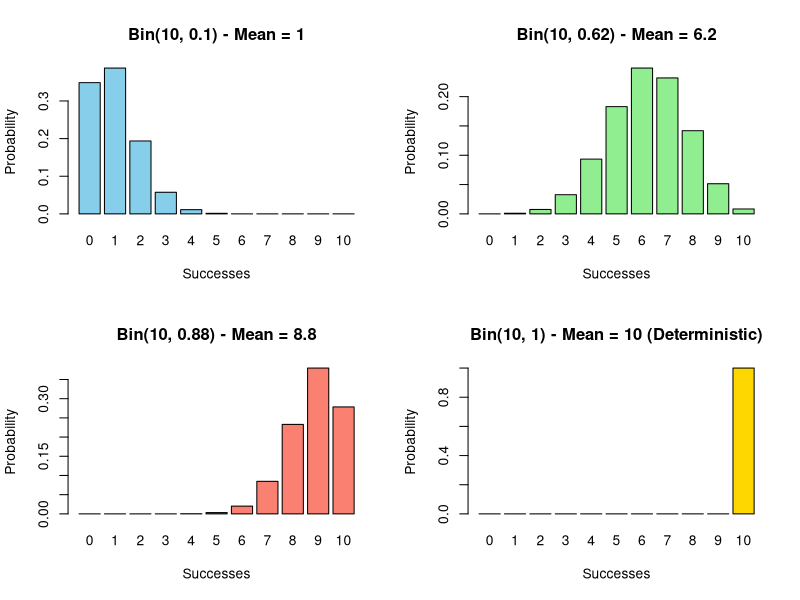
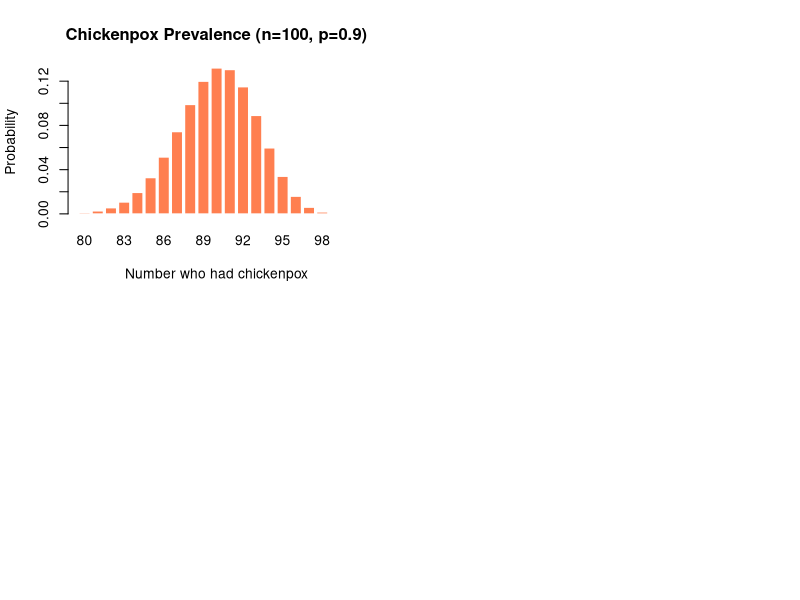

These charts were generated, in order, by the following R code:
##########################################################
# Math/DA 314/514 - Probability Exercise
# Binomial Distributions & Random Graph Theory
# Author: Aaron Kapamba
# Date: 2025
#
# Topics: Binomial probability, random sampling, 
#         network theory applications
##########################################################

# ========================================================
# PART 1: Basic Probability in R
# ========================================================

# Flipping 10 fair coins
S <- c("T","H")
sample(S, size=10, replace = TRUE)

# All possible outcomes (first 5 and last 5)
randomsamples <- expand.grid(coin1 = S, coin2 = S, coin3 = S, coin4 = S, coin5 = S, 
                             coin6 = S, coin7 = S, coin8 = S, coin9 = S, coin10 = S)
head(randomsamples, n=5)	
tail(randomsamples, n=5)

# ========================================================
# PART 2: Bernoulli Trials
# ========================================================

# Fair coin simulation (p = 0.5)
sample(0:1, size=10, replace = TRUE)

# Biased coin simulation (p = 0.9)
p <- 0.9 
sample(0:1, size=10, replace = TRUE, prob=c(1-p, p))

# All possible trial combinations
randomtrials <- expand.grid(Trial1 = 0:1, Trial2 = 0:1, Trial3 = 0:1, Trial4 = 0:1, Trial5 = 0:1, 
                            Trial6 = 0:1, Trial7 = 0:1, Trial8 = 0:1, Trial9 = 0:1, Trial10 = 0:1)
head(randomtrials, n=5)	
tail(randomtrials, n=5)

# ========================================================
# PART 3: Binomial Distribution Functions
# ========================================================

# (1) P(X = 57) where X ~ Bin(100, 0.5)
dbinom(57, size=100, prob=0.5)

# (2) P(X ≤ 57) where X ~ Bin(100, 0.5)
pbinom(57, size=100, prob=0.5)

# (3) Median of Bin(17, 1/3)
qbinom(0.5, size=17, prob=1/3)

# (4) 4 random samples from Bin(10, 0.8)
rbinom(n=4, size=10, prob=0.8)

# (5) P(X > 57) where X ~ Bin(100, 0.5)
1 - pbinom(57, size=100, prob=0.5)

# (6) P(44 < X < 56) where X ~ Bin(100, 0.5)
sum(dbinom(45:55, size=100, prob=0.5))

# ========================================================
# PART 4: Binomial Function Reference
# ========================================================
# dbinom() -> P(X = k)  [Probability mass function]
# pbinom() -> P(X ≤ k)  [Cumulative distribution]
# qbinom() -> Quantiles (find k given probability)
# rbinom() -> Random sampling from binomial distribution

# sample() syntax explanation:
# sample(0:1, size=10, replace=TRUE)
# - 0:1 = possible outcomes (0=Tail, 1=Head)
# - size=10 = number of trials
# - replace=TRUE = sampling with replacement (independent trials)

# ========================================================
# PART 5: Visualization of Binomial Distributions
# ========================================================

# Create a 2x2 grid of plots
par(mfrow = c(2, 2))

# Bin(10, 0.1) - Left-skewed, mean = 1
barplot(dbinom(0:10, 10, 0.1), main = "Bin(10, 0.1) - Mean = 1", 
        names.arg=0:10, col="skyblue", xlab="Successes", ylab="Probability")

# Bin(10, 0.62) - Slightly right-skewed, mean = 6.2
barplot(dbinom(0:10, 10, 0.62), main = "Bin(10, 0.62) - Mean = 6.2", 
        names.arg=0:10, col="lightgreen", xlab="Successes", ylab="Probability")

# Bin(10, 0.88) - Right-skewed, mean = 8.8
barplot(dbinom(0:10, 10, 0.88), main = "Bin(10, 0.88) - Mean = 8.8", 
        names.arg=0:10, col="salmon", xlab="Successes", ylab="Probability")

# Bin(10, 1) - Deterministic (always 10 successes), mean = 10
barplot(dbinom(0:10, 10, 1), main = "Bin(10, 1) - Mean = 10 (Deterministic)", 
        names.arg=0:10, col="gold", xlab="Successes", ylab="Probability")

# ========================================================
# PART 6: Real-World Application - Disease Prevalence
# ========================================================

# Problem: 90% of Americans had chickenpox by adulthood
# Sample: n = 100 adults
# Find: P(exactly 97 out of 100 had chickenpox)

# Check Binomial conditions:
# 1. Fixed number of trials (n=100) ✓
# 2. Independent trials (random sample) ✓
# 3. Two outcomes (had chickenpox / didn't) ✓
# 4. Constant probability (p=0.9) ✓

# Calculate probability
probability_97 <- dbinom(97, size=100, prob=0.9)
print(paste("P(exactly 97 had chickenpox) =", probability_97))

# Visualize the distribution
barplot(dbinom(80:100, 100, 0.9), main = "Chickenpox Prevalence (n=100, p=0.9)",
        names.arg=80:100, col="coral", xlab="Number who had chickenpox", 
        ylab="Probability", border="white")

# ========================================================
# PART 7: Random Graph Theory (Advanced)
# ========================================================

# Problem: 100 vertices (nodes). For each pair, flip a coin with P(edge)=p
# Let X = number of edges in the random graph

# Number of possible pairs = C(100, 2) = 100*99/2 = 4950
n_vertices <- 100
n_pairs <- choose(n_vertices, 2)  # = 4950

# X ~ Bin(n_pairs, p)
# For p = 0.01 (sparse graph), 0.05, 0.1

p_values <- c(0.01, 0.05, 0.1)
expected_edges <- n_pairs * p_values

print("Random Graph Properties:")
print(paste("Number of vertices:", n_vertices))
print(paste("Number of possible edges:", n_pairs))
for(i in 1:length(p_values)) {
  print(paste("p =", p_values[i], "-> Expected edges =", expected_edges[i]))
}

# Degree of a vertex Y ~ Bin(n_vertices - 1, p)
# Each vertex can connect to the other 99 vertices
degree_n <- n_vertices - 1  # = 99

print("\nVertex Degree Distribution:")
for(i in 1:length(p_values)) {
  expected_degree <- degree_n * p_values[i]
  print(paste("p =", p_values[i], "-> Expected degree =", expected_degree))
}

# ========================================================
# SUMMARY & KEY INSIGHTS
# ========================================================
# 
# 1. Binomial distributions model count of successes in fixed trials
# 2. R provides 4 core functions: d,p,q,r + binom
# 3. Visualizations reveal distribution shape based on p
# 4. Real applications: disease prevalence, random networks
# 5. Random graph theory applies to social media, neural networks,
#    epidemiology, and communication systems
#
# ========================================================
